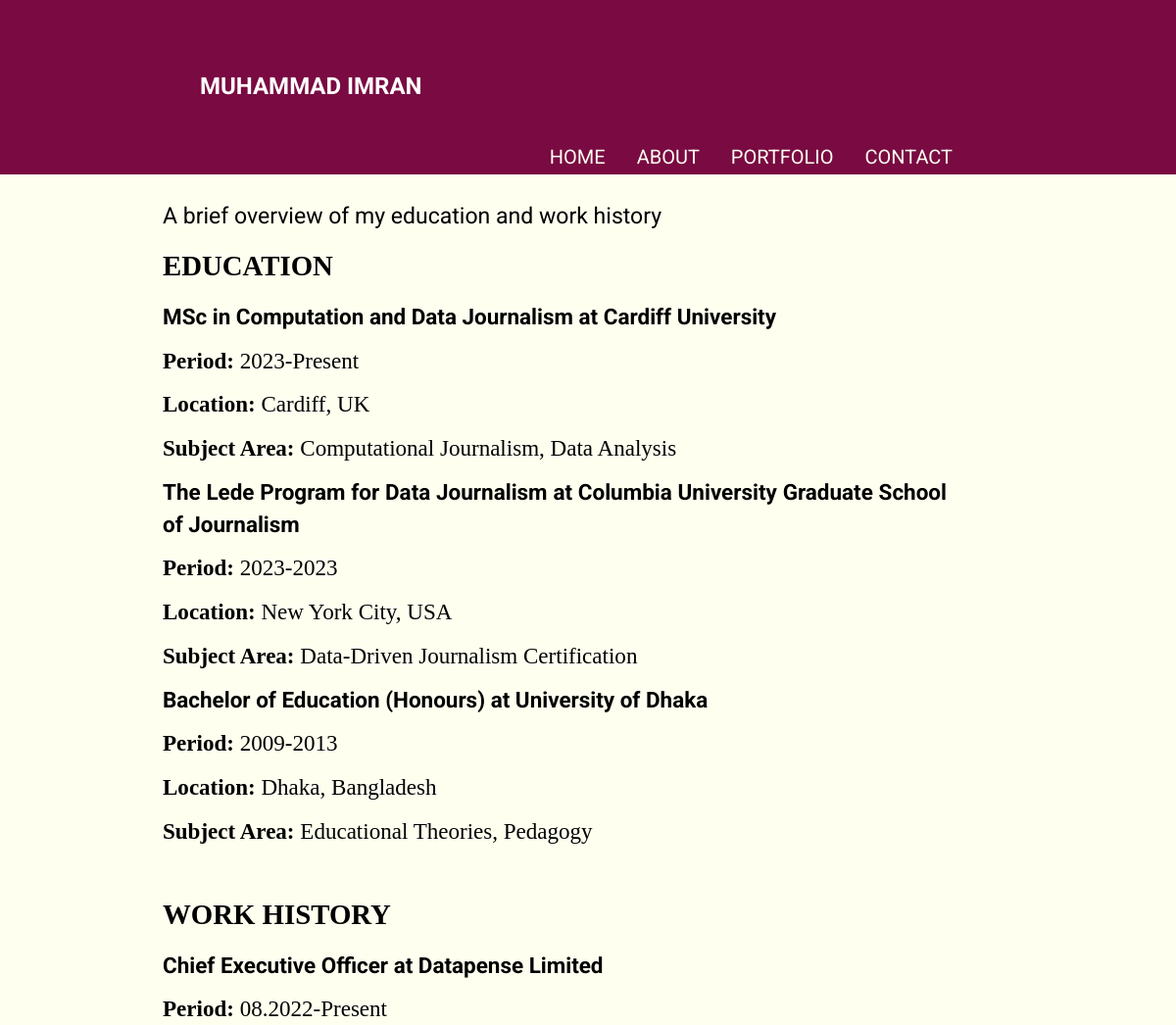
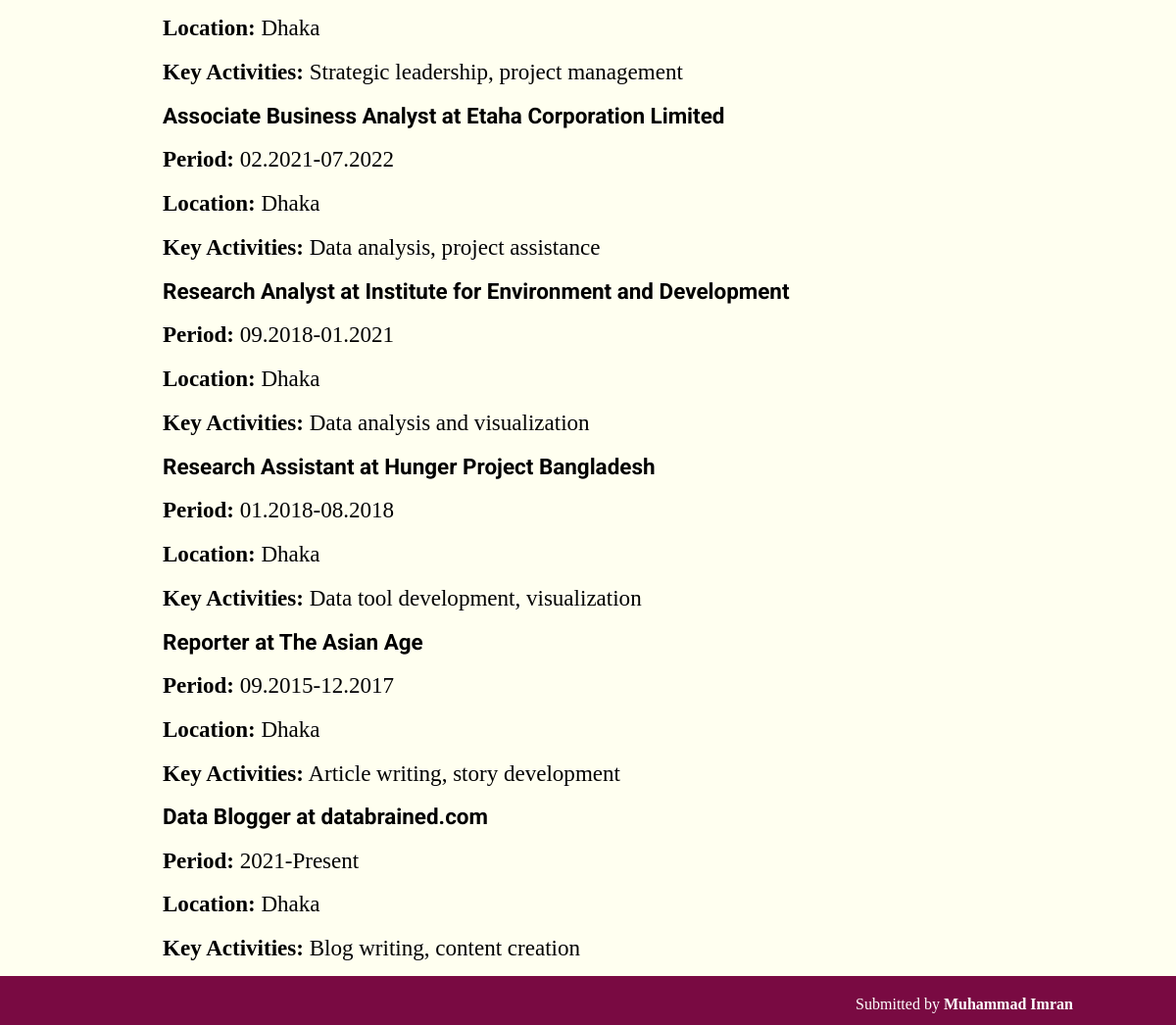
/about, run on the app's committed database (2 pictures, top to bottom).
### myapp.py (models this page shows)
class CVEntry(db.Model):
    id = db.Column(db.Integer, primary_key=True)
    period = db.Column(db.String(100), nullable=False)
    work_education = db.Column(db.String(100), nullable=False)
    position_degree = db.Column(db.String(100), nullable=False)
    organization_institution = db.Column(db.String(100), nullable=False)
    location = db.Column(db.String(100), nullable=False)
    key_responsibilities_education = db.Column(db.Text, nullable=False)

### myapp.py (the view)
@app.route('/about')
def about():
    cv_entries = CVEntry.query.all()
    return render_template('about.html', cv_entries=cv_entries)

### templates/about.html (shortened to what this page needs)
<!DOCTYPE html>
<html lang="en">
    <head>
        <link rel="stylesheet" href="{{ url_for('static', filename='css/style.css') }}">
    </head>
    <body>
        <header>
            <a href="{{ url_for('home') }}" class="logo-link">
                <h1 class="logo">MUHAMMAD IMRAN</h1>
            </a>
            <nav id="nav-bar-main">
                <ul>
                    <li class="nav-main"><a href="{{ url_for('home') }}">Home</a></li>
                    <li class="nav-main"><a href="{{ url_for('about') }}">About</a></li>
                    <li class="nav-main"><a href="{{ url_for('portfolio') }}">Portfolio</a></li>
                    <li class="nav-main"><a href="{{ url_for('contact') }}">Contact</a></li>
                </ul>
            </nav>
        </header>
        <main>
            <div>
                <p class="roboto-font" >A brief overview of my education and work history</p>
                <h2>EDUCATION</h2>
                {% for entry in cv_entries %}
                    {% if 'Education' in entry.work_education %}
                        <div class="cv-entry">
                            <h3>{{ entry.position_degree }} at {{ entry.organization_institution }}</h3>
                            <p><strong>Period:</strong> {{ entry.period }}</p>
                            <p><strong>Location:</strong> {{ entry.location }}</p>
                            <p><strong>Subject Area:</strong> {{ entry.key_responsibilities_education }}</p>
                        </div>
                    {% endif %}
                {% endfor %}
            </div>
            <br>
            <div>
                <h2>WORK HISTORY</h2>
                {% for entry in cv_entries %}
                    {% if 'Work' in entry.work_education %}
                        <div class="cv-entry">
                            <h3>{{ entry.position_degree }} at {{ entry.organization_institution }}</h3>
                            <p><strong>Period:</strong> {{ entry.period }}</p>
                            <p><strong>Location:</strong> {{ entry.location }}</p>
                            <p><strong>Key Activities:</strong> {{ entry.key_responsibilities_education }}</p>
                        </div>
                    {% endif %}
                {% endfor %}
            </div>
        </main>
        <footer>
            Submitted by <strong>Muhammad Imran</strong>
        </footer>
    </body>
</html>

### static/css/style.css (style rules this page uses)
* { margin: 0; font-family: 'Georgia', serif; }
:root { --primary-bg-light: #fffff0; --primary-bg-dark: #790a42; --secondary-bg-dark: #000000; --link-color: #317bc0; --link-hover-color: rgb(78, 129, 112); --nav-link-color: #2c3531; --nav-link-hover-color: var(--link-color); }
body { background-color: var(--primary-bg-light); min-height: 100vh; display: flex; flex-direction: column; }
a { color: var(--link-color); }
p { color: var(--secondary-bg-dark); }
header { background-color: var(--primary-bg-dark); text-align: center; position: fixed; z-index: 99; width: 100%; }
header h1 { margin-left: 13vw; font-size: 1.5em; }
.logo-link { text-decoration: none; color: inherit; display: inline-block; }
nav { position: absolute; top: 100%; left: 0; background-color: var(--primary-bg-dark); padding: 0 1em; transform: scaleY(0); transform-origin: top; transition: transform 333ms ease-in-out; }
nav ul { list-style: none; }
nav li { margin-bottom: 1em; }
nav a { color: var(--primary-bg-light); font-family: "roboto"; text-decoration: none; text-transform: uppercase; font-size: 1.25rem; opacity: 0; transition: opacity 50ms ease-in-out; }
h1.logo { color:white; }
main, .reference-container { margin-top: 10em; color: white; padding: 0 2em; text-align: justify; }
main p, main h1, main h2, .reference-container { margin: 0.5em 0; line-height: 145%; }
h1 { text-align: center; }
h1, h2, h3 { color: var(--secondary-bg-dark); }
h3 { font-family: "Roboto", sans-serif; line-height: 145%; }
footer { display: block; background-color: var(--primary-bg-dark); color: white; text-align: center; padding: 0 3em; margin-top: auto; }
.logo { grid-column: 1 / span 1; text-align: left; padding-left: 2em; }
nav { all: unset; grid-column: 1 / 4; justify-content: flex-end; align-items: center; padding-right: 19vw; }
h1 { padding: 1em 0; font-family: "roboto", sans-serif; }
nav a { opacity: 1; }
nav ul { display: flex; justify-content: flex-end; padding-top: 1em; }
nav li { margin: 0 0 0 2em; }
nav a::before { content: ''; display: block; height: 5px; background: black; position: absolute; top: -.75em; left: 0; right: 0; transform: scaleX(0); transform-origin: left; transition: transform 250ms ease-in-out; }
main { padding-top: 4.5em; }
main { padding: 0 7.5vw; }
p { font-size: 1.2em; }
main { max-width: 800px; margin-left: auto; margin-right: 12%; font-size: 1.2em; }
footer { padding-left: 51em; padding-top: 1.25em; padding-bottom: .750em; }
.roboto-font { font-family: 'Roboto', sans-serif; color: black; }
@media screen and (min-width: 800px) { header { display: grid; grid-template-columns: 1fr auto minmax(600px, 1fr); padding-top: 50px; height: 8em; } }

### data on the page
CVEntry: position_degree "MSc in Computation and Data Journalism", organization_institution "Cardiff University", period "2023-Present", location "Cardiff, UK", key_responsibilities_education "Computational Journalism, Data Analysis"
CVEntry: position_degree "The Lede Program for Data Journalism", organization_institution "Columbia University Graduate School of Journalism", period "2023-2023", location "New York City, USA", key_responsibilities_education "Data-Driven Journalism Certification"
CVEntry: position_degree "Bachelor of Education (Honours)", organization_institution "University of Dhaka", period "2009-2013", location "Dhaka, Bangladesh", key_responsibilities_education "Educational Theories, Pedagogy"
CVEntry: position_degree "Chief Executive Officer", organization_institution "Datapense Limited", period "08.2022-Present", location "Dhaka", key_responsibilities_education "Strategic leadership, project management"
CVEntry: position_degree "Associate Business Analyst", organization_institution "Etaha Corporation Limited", period "02.2021-07.2022", location "Dhaka", key_responsibilities_education "Data analysis, project assistance"
CVEntry: position_degree "Research Analyst", organization_institution "Institute for Environment and Development", period "09.2018-01.2021", location "Dhaka", key_responsibilities_education "Data analysis and visualization"
CVEntry: position_degree "Research Assistant", organization_institution "Hunger Project Bangladesh", period "01.2018-08.2018", location "Dhaka", key_responsibilities_education "Data tool development, visualization"
CVEntry: position_degree "Reporter", organization_institution "The Asian Age", period "09.2015-12.2017", location "Dhaka", key_responsibilities_education "Article writing, story development"
CVEntry: position_degree "Data Blogger", organization_institution "databrained.com", period "2021-Present", location "Dhaka", key_responsibilities_education "Blog writing, content creation"
